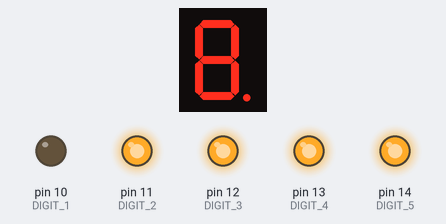
Simulated run of this sketch. Board: Arduino Uno, built with avr-gcc and run on an emulated ATmega328P. Shown: 1-digit seven-segment display, output pins drawn as LEDs (lit = HIGH). Wiring (inferred from the names in the program): 1-digit 7-segment display, segments lit when HIGH: segments pin 2, pin 3, pin 4, pin 5, pin 6, pin 7, pin 8, pin 9. The segment pins are drawn as the display they are named for; pins used as bus, display or sensor lines are not drawn.

Above: at 0.12 s.
At 0.61 s:
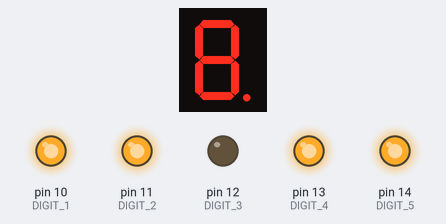
Timing chart, 0 to 130.0 s (numbered marks = the images above):
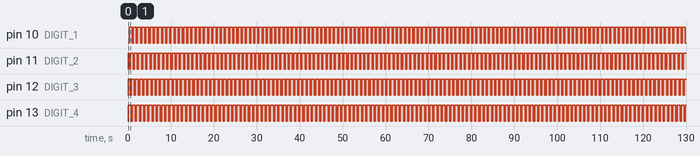

Measured:
- by itself, pin 10 (DIGIT_1), pin 11 (DIGIT_2), pin 12 (DIGIT_3), pin 13 (DIGIT_4): alternates HIGH for 0.73 s and LOW for 0.24 s
- by itself, everything shown: repeats every 0.98 s, in 4 steps

The sketch:

LedDisplay.ino
```cpp
const byte SEG_A = 2;
const byte SEG_B = 3;
const byte SEG_C = 4;
const byte SEG_D = 5;
const byte SEG_E = 6;
const byte SEG_F = 7;
const byte SEG_G = 8;
const byte SEG_DP = 9;
const byte DIGIT_1 = 10;
const byte DIGIT_2 = 11;
const byte DIGIT_3 = 12;
const byte DIGIT_4 = 13;
const byte DIGIT_5 = 14;
const byte DIGIT_ALL_OFF= 0;

const byte SEG_ON = 0;
const byte SEG_OFF = 1;
const byte DIGIT_ON = 0;
const byte DIGIT_OFF = 1;
const byte SEG_PATTERN_OFF= 0;

const byte SCAN_DELAY= 500;

static byte cnt= 0;
static byte show= 0;

void display_SetupDigit(byte digitPin) {
  pinMode(digitPin, OUTPUT);
  digitalWrite(digitPin, DIGIT_OFF);
}

void display_SetupSegment(byte segmentPin) {
  pinMode(segmentPin, OUTPUT);
  digitalWrite(segmentPin, SEG_OFF);
}

void display_Setup() {
  display_SetupDigit(DIGIT_1);
  display_SetupDigit(DIGIT_2);
  display_SetupDigit(DIGIT_3);
  display_SetupDigit(DIGIT_4);
  display_SetupDigit(DIGIT_5);

  display_SetupSegment(SEG_A);
  display_SetupSegment(SEG_B);
  display_SetupSegment(SEG_C);
  display_SetupSegment(SEG_D);
  display_SetupSegment(SEG_E);
  display_SetupSegment(SEG_F);
  display_SetupSegment(SEG_G);
  display_SetupSegment(SEG_DP);
}

void display_DigitOn(byte digitPin) {
  digitalWrite(DIGIT_1, digitPin == DIGIT_1 ? DIGIT_ON : DIGIT_OFF);
  digitalWrite(DIGIT_2, digitPin == DIGIT_2 ? DIGIT_ON : DIGIT_OFF);
  digitalWrite(DIGIT_3, digitPin == DIGIT_3 ? DIGIT_ON : DIGIT_OFF);
  digitalWrite(DIGIT_4, digitPin == DIGIT_4 ? DIGIT_ON : DIGIT_OFF);
  digitalWrite(DIGIT_5, digitPin == DIGIT_5 ? DIGIT_ON : DIGIT_OFF);
}

void display_SetSegments(byte pattern) {
  digitalWrite(SEG_A, pattern & 0x01 ? SEG_ON : SEG_OFF);
  digitalWrite(SEG_B, pattern & 0x02 ? SEG_ON : SEG_OFF);
  digitalWrite(SEG_C, pattern & 0x04 ? SEG_ON : SEG_OFF);
  digitalWrite(SEG_D, pattern & 0x08 ? SEG_ON : SEG_OFF);
  digitalWrite(SEG_E, pattern & 0x10 ? SEG_ON : SEG_OFF);
  digitalWrite(SEG_F, pattern & 0x20 ? SEG_ON : SEG_OFF);
  digitalWrite(SEG_G, pattern & 0x40 ? SEG_ON : SEG_OFF);
  digitalWrite(SEG_DP, pattern & 0x80 ? SEG_ON : SEG_OFF);
}

void display_Refresh(byte pattern) {
  display_SetSegments(SEG_PATTERN_OFF);
  display_DigitOn(DIGIT_1);
  display_SetSegments(pattern);
  delay(SCAN_DELAY);

  display_SetSegments(SEG_PATTERN_OFF);
  display_DigitOn(DIGIT_2);
  display_SetSegments(pattern);
  delay(SCAN_DELAY);

  display_SetSegments(SEG_PATTERN_OFF);
  display_DigitOn(DIGIT_3);
  display_SetSegments(pattern);
  delay(SCAN_DELAY);

  display_SetSegments(SEG_PATTERN_OFF);
  display_DigitOn(DIGIT_4);
  display_SetSegments(pattern);
  delay(SCAN_DELAY);

}

void setup() {
  display_Setup();
}

void loop() {
  display_Refresh(show);
  cnt++;

  //if(cnt > 50) {
    cnt= 0;
    //show++;
  //}
}
```
